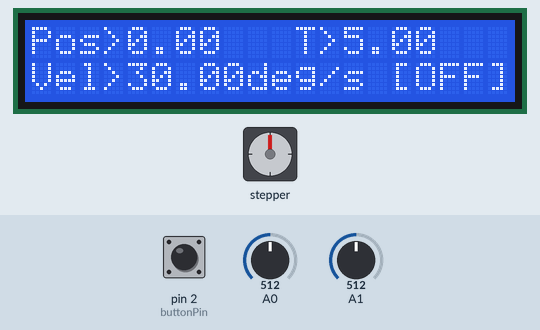
This sketch was run on a simulated Arduino Uno, built with avr-gcc and run on an emulated ATmega328P. On the bench: stepper motor, 20×2 character LCD. Wiring (inferred from the names in the program): stepper motor driver (200 steps per turn assumed): step pin 5; direction pin 6. The inputs (shaded band) are chosen by the test bench; at power-on: pin 2 (buttonPin) HIGH, A1 = 512, A0 = 512.

Above: at 1.2 s.
1.3 s: pin 2 (buttonPin) pulled LOW for 0.15 s
2.0 s: A1 set to 122
At 2.44 s:
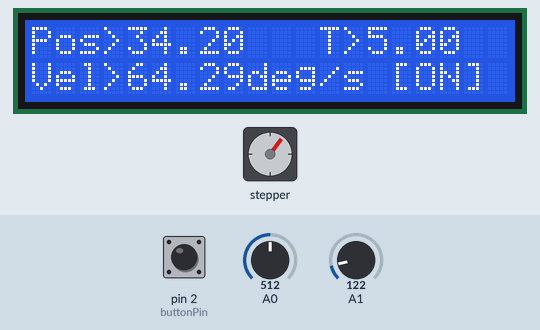
4.7 s: A0 set to 716
At 4.93 s:
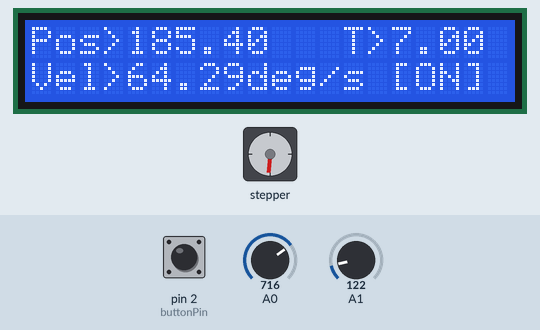
7.2 s: A1 set to 306
At 8.2 s:
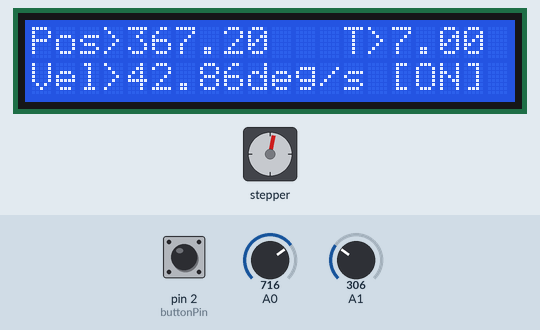
8.8 s: A1 set to 716
At 9.4 s:
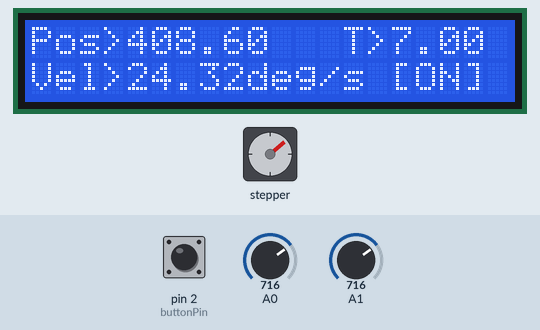
10.4 s: A0 set to 900
At 11.4 s:
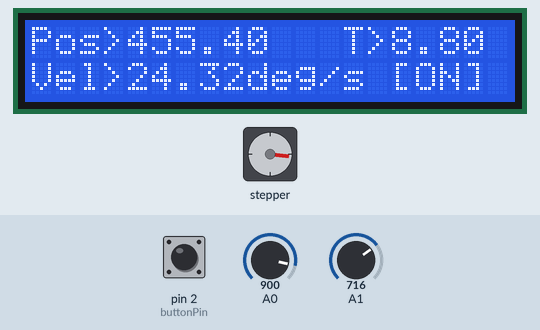
Timing chart, 0 to 13.1 s (numbered marks = the images above; inputs shaded):
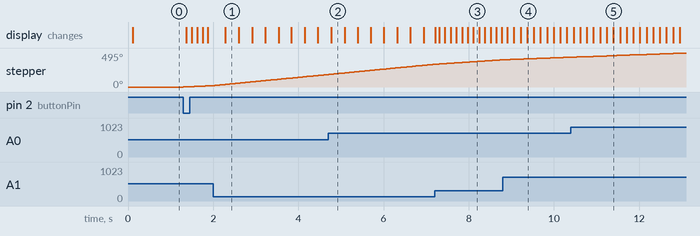

Measured:
- after the input at 1.3 s, stepper: turns 19° clockwise in 0.64 s, starting at once

The sketch:

stratec.ino
```cpp
// nema17 stepper
#include <LiquidCrystal.h>

const int dirPin = 6;
const int stepPin = 5;
const int buttonPin = 2;

const int rs = 7, en = 8, d4 = 9, d5 =10, d6 =11, d7 = 12;
LiquidCrystal lcd(rs, en, d4, d5, d6, d7);

int count=0;
float pos=0;
unsigned long lastUpdate = 0;
bool active = false;

  enum State {IDLE, TURNING, HOMING}; // motor state
  State state = IDLE;
  float startPos = 0;

void setup() {

  pinMode(dirPin, OUTPUT);
  pinMode(stepPin, OUTPUT);
  pinMode(buttonPin, INPUT_PULLUP); // switches logic to default high

  digitalWrite(dirPin, HIGH);
  digitalWrite(stepPin, LOW);

  lcd.begin(20, 2); // column, row
}


void loop() {


  int potTurns = analogRead(A0);
  float turns = (potTurns/1023.0) * 10.0; // max 10 turns

  int potSpeed = analogRead(A1);
  int stepDelay = map(potSpeed, 0, 1023, 10, 50); // step delay from 10 to 50 ms


  if (digitalRead(2) == LOW && state == IDLE){ // forces to finish movement first
  active = true; // LOW and HIGH inverted, line 24
  state = TURNING;
  startPos = pos;
  }
  float target =0;
  if (state == TURNING) target = startPos + (turns +1) * 360;
  if (state == HOMING) target = startPos + turns * 360;
  if (state == IDLE) target = pos;


  //movement
  if (pos >= target + 1.7 || pos <= target - 1.7) {
    if (target > pos) digitalWrite(dirPin, HIGH); else digitalWrite(dirPin, LOW);
    digitalWrite(stepPin, HIGH);
    delay(stepDelay);
    digitalWrite(stepPin, LOW);
    delay(stepDelay);

    if (digitalRead(dirPin) == HIGH) count+=1; else count-=1; // step counter
    pos = count*1.8; // position

  } else if ( state == TURNING ) state = HOMING;
    else if ( state == HOMING ) {state = IDLE; active = false; } // idle // active lcd indicator off once movement is finished


if (millis() - lastUpdate >= 100) { // 10/s lcd update
    lastUpdate = millis();

  lcd.setCursor(0,0); //row 1
  lcd.print("Pos>");
  lcd.print(pos);
  lcd.print("   T>");
  lcd.print(turns);
  lcd.print("   "); // position and selected turns


  lcd.setCursor(0,1); //row 2
  lcd.print("Vel>");
  lcd.print(1.8 / ((stepDelay*2)/1000.0));  // "*2" because 2 delays
  lcd.print("deg/s ");
  lcd.print(active ? "[ON] " : "[OFF]"); //velocity and 'home'-call active
}
}
```
